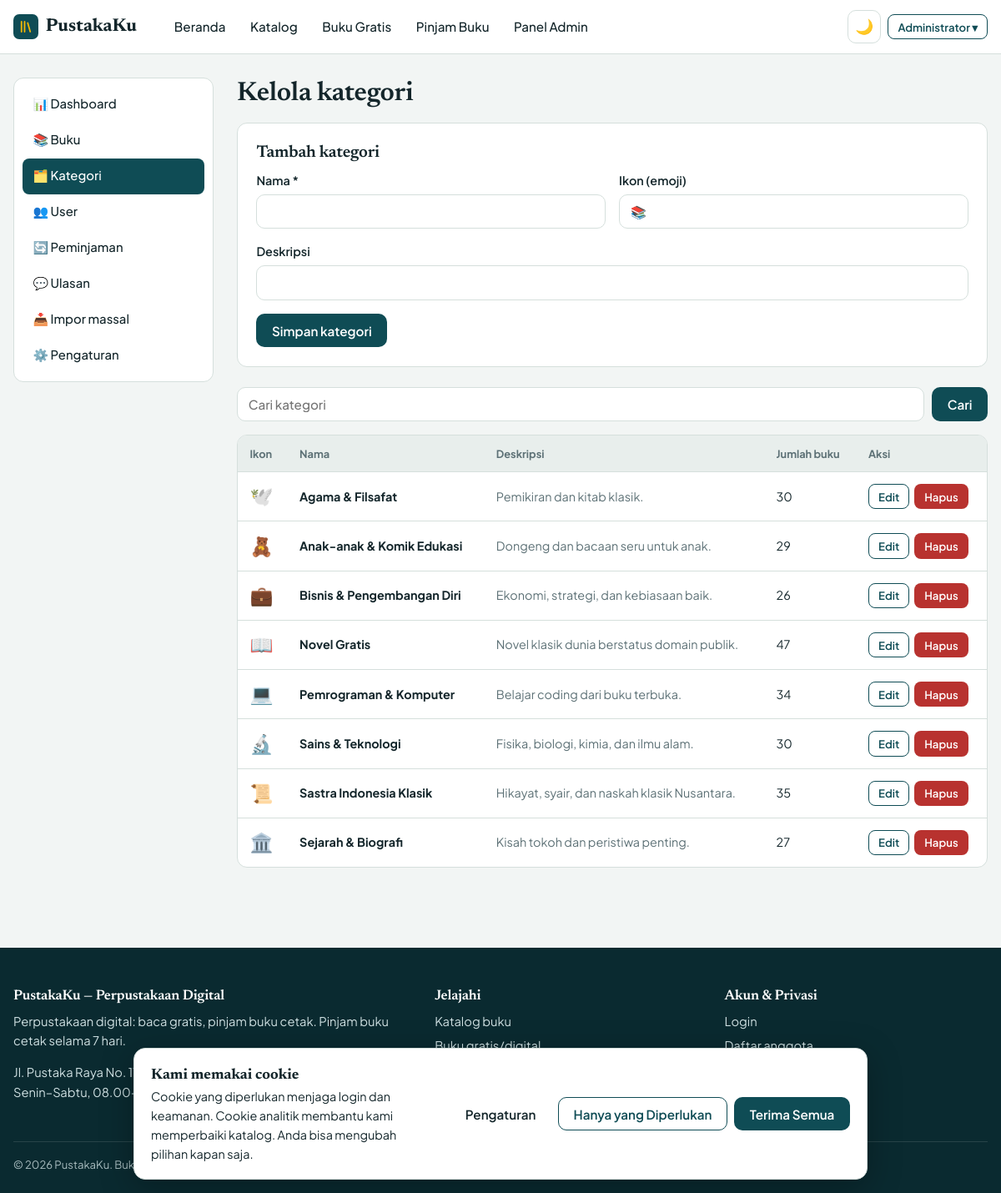
Page /admin/categories (signed in) on the committed database.
### models.py (models this page shows, shortened)
class User(UserMixin, db.Model):
    id = db.Column(db.Integer, primary_key=True)
    name = db.Column(db.String(100), nullable=False)
    username = db.Column(db.String(40), unique=True, nullable=False, index=True)
    email = db.Column(db.String(120), unique=True, nullable=False, index=True)
    password_hash = db.Column(db.String(255), nullable=False)
    role = db.Column(db.String(10), nullable=False, default="user")  # "user" | "admin"
    active = db.Column(db.Boolean, nullable=False, default=True)     # False = diblokir
    created_at = db.Column(db.DateTime, default=datetime.now)
    loans = db.relationship("Loan", backref="user", cascade="all, delete-orphan", lazy="dynamic")
    reviews = db.relationship("Review", backref="user", cascade="all, delete-orphan", lazy="dynamic")
    favorites = db.relationship("Favorite", backref="user", cascade="all, delete-orphan", lazy="dynamic")
    @property
    def is_admin(self):
        return self.role == "admin"
    @property
    def is_active(self):  # dipakai Flask-Login; akun diblokir tidak bisa login
        return self.active

class Category(db.Model):
    id = db.Column(db.Integer, primary_key=True)
    name = db.Column(db.String(80), unique=True, nullable=False)
    description = db.Column(db.String(255), default="")
    icon = db.Column(db.String(8), default="📚")
    books = db.relationship("Book", backref="category", lazy="dynamic")

### routes/admin.py (the view, shortened to what this page needs)
@admin_bp.route("/categories", methods=["GET", "POST"])
@admin_bp.route("/categories/<int:cat_id>/edit", methods=["GET", "POST"])
def categories(cat_id=None):
    cat = db.get_or_404(Category, cat_id) if cat_id else None
    q = request.args.get("q", "").strip()
    page = request.args.get("page", 1, type=int)
    query = Category.query
    if q:
        query = query.filter(Category.name.ilike(like(q), escape="\\"))
    pag = query.order_by(Category.name).paginate(page=page, per_page=per_page(), error_out=False)
    return render_template("admin/categories.html", pag=pag, cat=cat)

### models.py (called while the page is built)
@login_manager.user_loader
def load_user(user_id):
    return db.session.get(User, int(user_id))

### routes/admin.py (called while the page is built)
@admin_bp.before_request
@admin_required
def guard():
    return None

def per_page():
    return current_app.config["ADMIN_PER_PAGE"]

### utils.py (called while the page is built, shortened)
def admin_required(view):
    @wraps(view)
    def wrapper(*args, **kwargs):
        if not current_user.is_authenticated:
            return current_app.login_manager.unauthorized()
        if not current_user.is_admin:
            abort(403)
        return view(*args, **kwargs)
    return wrapper

def parse_consent(raw):
    if not raw or len(raw) > 40:
        return None

def all_settings():
    from flask import g
    if "site_settings" not in g:
        from models import Setting
        data = dict(DEFAULT_SETTINGS)
        try:
            data.update({s.key: (s.value or "") for s in Setting.query.all()})
        except Exception:  # tabel belum dibuat
            pass
        g.site_settings = data
    return g.site_settings

### templates/admin/categories.html (shortened to what this page needs)
{% extends "admin/base.html" %}
{% from "_macros.html" import csrf, pagination %}
{% block admin_content %}
<h1 style="font-size:2rem">Kelola kategori</h1>
<form class="card" method="post" style="margin-bottom:1.5rem">{{ csrf() }}
  <h3>{{ 'Edit kategori' if cat else 'Tambah kategori' }}</h3>
  <div class="form-grid">
    <div class="field"><label class="lbl" for="name">Nama *</label><input class="input" id="name" name="name" value="{{ request.form.get('name') if request.method == 'POST' else (cat.name if cat else '') }}" required maxlength="80"></div>
    <div class="field"><label class="lbl" for="icon">Ikon (emoji)</label><input class="input" id="icon" name="icon" value="{{ cat.icon if cat else '📚' }}" maxlength="8"></div>
    <div class="field full"><label class="lbl" for="description">Deskripsi</label><input class="input" id="description" name="description" value="{{ cat.description if cat else '' }}" maxlength="255"></div>
  </div>
  <div class="row"><button class="btn" type="submit">Simpan kategori</button>{% if cat %}<a class="btn btn-ghost" href="{{ url_for('admin.categories') }}">Batal</a>{% endif %}</div>
</form>
<form class="toolbar" method="get"><input class="input grow" type="search" name="q" value="{{ request.args.get('q', '') }}" placeholder="Cari kategori" aria-label="Cari"><button class="btn" type="submit">Cari</button></form>
<div class="table-wrap"><table class="table"><thead><tr><th>Ikon</th><th>Nama</th><th>Deskripsi</th><th>Jumlah buku</th><th>Aksi</th></tr></thead><tbody>
{% for c in pag.items %}<tr><td style="font-size:1.4rem">{{ c.icon }}</td><td><b>{{ c.name }}</b></td><td class="muted">{{ c.description }}</td><td>{{ c.books.count() }}</td>
<td><div class="actions-cell"><a class="btn btn-outline btn-sm" href="{{ url_for('admin.categories', cat_id=c.id) }}">Edit</a>
<form method="post" action="{{ url_for('admin.category_delete', cat_id=c.id) }}" data-confirm="Hapus kategori ini?">{{ csrf() }}<button class="btn btn-danger btn-sm" type="submit">Hapus</button></form></div></td></tr>
{% else %}<tr><td colspan="5" class="empty">Belum ada kategori.</td></tr>{% endfor %}</tbody></table></div>
{% endblock %}

### templates/base.html (shortened to what this page needs)
{% from "_macros.html" import csrf %}
<!DOCTYPE html>
<html lang="id" data-theme="light">
<head>
  <link rel="stylesheet" href="{{ url_for('static', filename='css/style.css') }}">
</head>
<body>
<header class="navbar">
  <div class="container nav-inner">
    <a class="brand" href="{{ url_for('main.index') }}">
      <span class="brand-mark" aria-hidden="true"><svg viewBox="0 0 24 24" fill="none" stroke="#f2b705" stroke-width="2.4" stroke-linecap="round"><path d="M5 4v16M10 4v16M15 6l4 14"/></svg></span>{{ app_name }}
    </a>
    <nav class="nav-links" id="nav-links" aria-label="Navigasi utama">
      <a href="{{ url_for('main.index') }}" class="{{ 'active' if request.endpoint == 'main.index' }}">Beranda</a>
      <a href="{{ url_for('main.books') }}" class="{{ 'active' if request.endpoint == 'main.books' }}">Katalog</a>
      <a href="{{ url_for('main.books', type='digital') }}">Buku Gratis</a>
      <a href="{{ url_for('main.books', type='physical') }}">Pinjam Buku</a>
      {% if current_user.is_authenticated and current_user.is_admin %}<a href="{{ url_for('admin.dashboard') }}">Panel Admin</a>{% endif %}
    </nav>
    <div class="nav-actions">
      <button class="icon-btn" id="theme-toggle" type="button" aria-label="Ganti tema">🌙</button>
      {% if current_user.is_authenticated %}
        <div class="dropdown">
          <button class="btn btn-outline btn-sm" type="button" data-dropdown aria-haspopup="true">{{ current_user.name.split()[0] }} ▾</button>
        </div>
      {% else %}
        <a class="btn btn-ghost btn-sm" href="{{ url_for('auth.login') }}">Login</a>
        {% if site.allow_register == '1' %}<a class="btn btn-sm" href="{{ url_for('auth.register') }}">Register</a>{% endif %}
      {% endif %}
    </div>
  </div>
</header>
<main>{% block content %}{% endblock %}</main>
<footer class="footer">
  <div class="container">
    <div class="footer-grid">
      <div>
        <h4>{{ app_name }} — Perpustakaan Digital</h4>
        <p>{{ site.tagline }} Pinjam buku cetak selama {{ site.loan_days }} hari.</p>
        <p>{{ site.address }}{% if site.contact_email %} · {{ site.contact_email }}{% endif %}<br>{{ site.open_hours }}</p>
      </div>
      <div><h4>Jelajahi</h4><ul>
        <li><a href="{{ url_for('main.books') }}">Katalog buku</a></li>
        <li><a href="{{ url_for('main.books', type='digital') }}">Buku gratis/digital</a></li>
        <li><a href="{{ url_for('main.books', sort='populer') }}">Terpopuler</a></li></ul></div>
      <div><h4>Akun &amp; Privasi</h4><ul>
        <li><a href="{{ url_for('auth.login') }}">Login</a></li>
        {% if site.allow_register == '1' %}<li><a href="{{ url_for('auth.register') }}">Daftar anggota</a></li>{% endif %}
        <li><button type="button" class="link" data-open-cookie>Pengaturan Cookie</button></li></ul></div>
    </div>
    <div class="footer-bottom">© {{ now.year }} {{ app_name }}. Buku digital bersumber dari domain publik dan lisensi terbuka.</div>
  </div>
</footer>
{% include "_cookie_banner.html" %}
</body>
</html>

### rows in the picture
User: name "Administrator"
Category: icon "🕊️", name "Agama & Filsafat", description "Pemikiran dan kitab klasik.", books.count "30"
Category: icon "🧸", name "Anak-anak & Komik Edukasi", description "Dongeng dan bacaan seru untuk anak.", books.count "29"
Category: icon "💼", name "Bisnis & Pengembangan Diri", description "Ekonomi, strategi, dan kebiasaan baik.", books.count "26"
Category: icon "📖", name "Novel Gratis", description "Novel klasik dunia berstatus domain publik.", books.count "47"
Category: icon "💻", name "Pemrograman & Komputer", description "Belajar coding dari buku terbuka.", books.count "34"
Category: icon "🔬", name "Sains & Teknologi", description "Fisika, biologi, kimia, dan ilmu alam.", books.count "30"
Category: icon "📜", name "Sastra Indonesia Klasik", description "Hikayat, syair, dan naskah klasik Nusantara.", books.count "35"
Category: icon "🏛️", name "Sejarah & Biografi", description "Kisah tokoh dan peristiwa penting.", books.count "27"

### other values in the picture
{{ app_name }} "PustakaKu"
{{ 'Edit kategori' if cat else 'Tambah kategori' }} "Tambah kategori"
{{ site.tagline }} "Perpustakaan digital: baca gratis, pinjam buku cetak."
{{ site.loan_days }} "7"
{{ site.address }} "Jl. Pustaka Raya No. 17, Jakarta"
{{ site.open_hours }} "Senin–Sabtu, 08.00–17.00 WIB"
